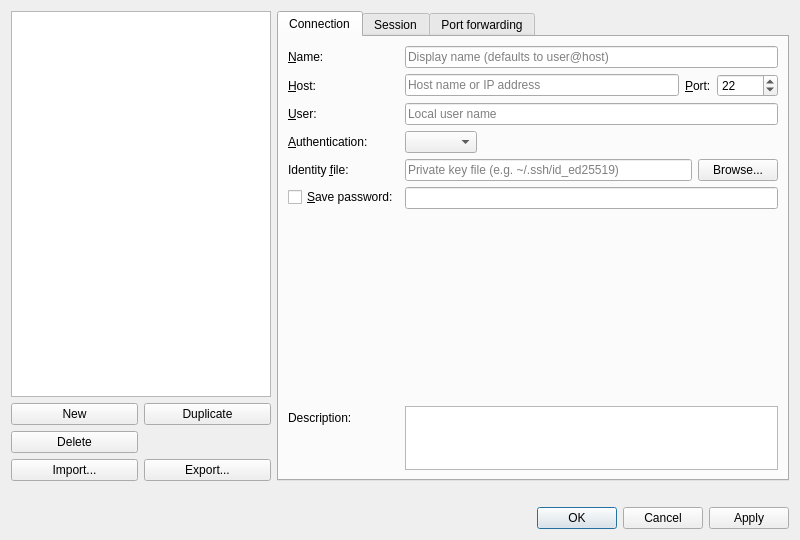
<?xml version="1.0" encoding="UTF-8"?>
<ui version="4.0">
 <class>SshProfilesDialog</class>
 <widget class="QDialog" name="SshProfilesDialog">
  <property name="geometry">
   <rect>
    <x>0</x>
    <y>0</y>
    <width>800</width>
    <height>540</height>
   </rect>
  </property>
  <property name="minimumSize">
   <size>
    <width>700</width>
    <height>460</height>
   </size>
  </property>
  <property name="windowTitle">
   <string>SSH Profiles</string>
  </property>
  <layout class="QVBoxLayout" name="verticalLayout">
   <item>
    <layout class="QHBoxLayout" name="contentLayout">
     <item>
      <layout class="QVBoxLayout" name="listColumn">
       <item>
        <widget class="QListWidget" name="listProfiles">
         <property name="minimumSize">
          <size>
           <width>200</width>
           <height>0</height>
          </size>
         </property>
         <property name="maximumSize">
          <size>
           <width>260</width>
           <height>16777215</height>
          </size>
         </property>
         <property name="toolTip">
          <string>Saved SSH profiles</string>
         </property>
        </widget>
       </item>
       <item>
        <layout class="QGridLayout" name="listButtons">
         <item row="0" column="0">
          <widget class="QPushButton" name="buttonNew">
           <property name="text">
            <string>New</string>
           </property>
          </widget>
         </item>
         <item row="0" column="1">
          <widget class="QPushButton" name="buttonDuplicate">
           <property name="text">
            <string>Duplicate</string>
           </property>
          </widget>
         </item>
         <item row="1" column="0">
          <widget class="QPushButton" name="buttonDelete">
           <property name="text">
            <string>Delete</string>
           </property>
          </widget>
         </item>
         <item row="2" column="0">
          <widget class="QPushButton" name="buttonImport">
           <property name="toolTip">
            <string>Merge profiles from a JSON file (by id)</string>
           </property>
           <property name="text">
            <string>Import...</string>
           </property>
          </widget>
         </item>
         <item row="2" column="1">
          <widget class="QPushButton" name="buttonExport">
           <property name="toolTip">
            <string>Write every profile to a JSON file (passwords are never exported)</string>
           </property>
           <property name="text">
            <string>Export...</string>
           </property>
          </widget>
         </item>
        </layout>
       </item>
      </layout>
     </item>
     <item>
      <widget class="QTabWidget" name="tabs">
       <property name="currentIndex">
        <number>0</number>
       </property>
       <widget class="QWidget" name="tabConnection">
        <attribute name="title">
         <string>Connection</string>
        </attribute>
        <layout class="QFormLayout" name="formConnection">
         <property name="fieldGrowthPolicy">
          <enum>QFormLayout::FieldGrowthPolicy::ExpandingFieldsGrow</enum>
         </property>
         <item row="0" column="0">
          <widget class="QLabel" name="labelName">
           <property name="text">
            <string>&amp;Name:</string>
           </property>
           <property name="buddy">
            <cstring>editName</cstring>
           </property>
          </widget>
         </item>
         <item row="0" column="1">
          <widget class="QLineEdit" name="editName">
           <property name="placeholderText">
            <string>Display name (defaults to user@host)</string>
           </property>
          </widget>
         </item>
         <item row="1" column="0">
          <widget class="QLabel" name="labelHost">
           <property name="text">
            <string>&amp;Host:</string>
           </property>
           <property name="buddy">
            <cstring>editHost</cstring>
           </property>
          </widget>
         </item>
         <item row="1" column="1">
          <layout class="QHBoxLayout" name="hostLayout">
           <item>
            <widget class="QLineEdit" name="editHost">
             <property name="placeholderText">
              <string>Host name or IP address</string>
             </property>
            </widget>
           </item>
           <item>
            <widget class="QLabel" name="labelPort">
             <property name="text">
              <string>&amp;Port:</string>
             </property>
             <property name="buddy">
              <cstring>spinPort</cstring>
             </property>
            </widget>
           </item>
           <item>
            <widget class="QSpinBox" name="spinPort">
             <property name="minimum">
              <number>1</number>
             </property>
             <property name="maximum">
              <number>65535</number>
             </property>
             <property name="value">
              <number>22</number>
             </property>
            </widget>
           </item>
          </layout>
         </item>
         <item row="2" column="0">
          <widget class="QLabel" name="labelUser">
           <property name="text">
            <string>&amp;User:</string>
           </property>
           <property name="buddy">
            <cstring>editUser</cstring>
           </property>
          </widget>
         </item>
         <item row="2" column="1">
          <widget class="QLineEdit" name="editUser">
           <property name="placeholderText">
            <string>Local user name</string>
           </property>
          </widget>
         </item>
         <item row="3" column="0">
          <widget class="QLabel" name="labelAuth">
           <property name="text">
            <string>&amp;Authentication:</string>
           </property>
           <property name="buddy">
            <cstring>comboAuth</cstring>
           </property>
          </widget>
         </item>
         <item row="3" column="1">
          <widget class="QComboBox" name="comboAuth"/>
         </item>
         <item row="4" column="0">
          <widget class="QLabel" name="labelIdentityFile">
           <property name="text">
            <string>Identity &amp;file:</string>
           </property>
           <property name="buddy">
            <cstring>editIdentityFile</cstring>
           </property>
          </widget>
         </item>
         <item row="4" column="1">
          <layout class="QHBoxLayout" name="identityLayout">
           <item>
            <widget class="QLineEdit" name="editIdentityFile">
             <property name="toolTip">
              <string>Private key file; with Automatic authentication it is tried before the default ~/.ssh keys</string>
             </property>
             <property name="placeholderText">
              <string>Private key file (e.g. ~/.ssh/id_ed25519)</string>
             </property>
            </widget>
           </item>
           <item>
            <widget class="QPushButton" name="buttonBrowseKey">
             <property name="text">
              <string>Browse...</string>
             </property>
            </widget>
           </item>
          </layout>
         </item>
         <item row="5" column="0">
          <widget class="QCheckBox" name="checkSavePassword">
           <property name="text">
            <string>&amp;Save password:</string>
           </property>
          </widget>
         </item>
         <item row="5" column="1">
          <widget class="QLineEdit" name="editPassword">
           <property name="echoMode">
            <enum>QLineEdit::EchoMode::Password</enum>
           </property>
          </widget>
         </item>
         <item row="6" column="1">
          <widget class="QLabel" name="labelSecretNote">
           <property name="text">
            <string/>
           </property>
           <property name="wordWrap">
            <bool>true</bool>
           </property>
          </widget>
         </item>
         <item row="7" column="0">
          <widget class="QLabel" name="labelDescription">
           <property name="text">
            <string>Description:</string>
           </property>
           <property name="buddy">
            <cstring>editDescription</cstring>
           </property>
          </widget>
         </item>
         <item row="7" column="1">
          <widget class="QPlainTextEdit" name="editDescription">
           <property name="maximumSize">
            <size>
             <width>16777215</width>
             <height>64</height>
            </size>
           </property>
           <property name="tabChangesFocus">
            <bool>true</bool>
           </property>
          </widget>
         </item>
        </layout>
       </widget>
       <widget class="QWidget" name="tabSession">
        <attribute name="title">
         <string>Session</string>
        </attribute>
        <layout class="QFormLayout" name="formSession">
         <property name="fieldGrowthPolicy">
          <enum>QFormLayout::FieldGrowthPolicy::ExpandingFieldsGrow</enum>
         </property>
         <item row="0" column="0">
          <widget class="QLabel" name="labelRemoteCommand">
           <property name="text">
            <string>&amp;Remote command:</string>
           </property>
           <property name="buddy">
            <cstring>editRemoteCommand</cstring>
           </property>
          </widget>
         </item>
         <item row="0" column="1">
          <widget class="QLineEdit" name="editRemoteCommand">
           <property name="toolTip">
            <string>Run this command instead of the login shell (with a PTY); the session ends when it exits</string>
           </property>
           <property name="placeholderText">
            <string>Interactive shell</string>
           </property>
          </widget>
         </item>
         <item row="1" column="0">
          <widget class="QLabel" name="labelStartupCommand">
           <property name="text">
            <string>Start&amp;up command:</string>
           </property>
           <property name="buddy">
            <cstring>editStartupCommand</cstring>
           </property>
          </widget>
         </item>
         <item row="1" column="1">
          <widget class="QLineEdit" name="editStartupCommand">
           <property name="toolTip">
            <string>Typed into the shell after login, e.g. &quot;cd /oem &amp;&amp; ls&quot;</string>
           </property>
           <property name="placeholderText">
            <string>Typed into the shell after login</string>
           </property>
          </widget>
         </item>
         <item row="2" column="0">
          <widget class="QLabel" name="labelTerminalType">
           <property name="text">
            <string>&amp;Terminal type:</string>
           </property>
           <property name="buddy">
            <cstring>editTerminalType</cstring>
           </property>
          </widget>
         </item>
         <item row="2" column="1">
          <widget class="QLineEdit" name="editTerminalType">
           <property name="toolTip">
            <string>TERM requested for the PTY</string>
           </property>
           <property name="placeholderText">
            <string>xterm-256color</string>
           </property>
          </widget>
         </item>
         <item row="3" column="0">
          <widget class="QLabel" name="labelKeepAlive">
           <property name="text">
            <string>&amp;Keep-alive:</string>
           </property>
           <property name="buddy">
            <cstring>spinKeepAlive</cstring>
           </property>
          </widget>
         </item>
         <item row="3" column="1">
          <widget class="QSpinBox" name="spinKeepAlive">
           <property name="toolTip">
            <string>Interval of the SSH keep-alive messages that detect a dead link (0 = off)</string>
           </property>
           <property name="suffix">
            <string> s</string>
           </property>
           <property name="minimum">
            <number>0</number>
           </property>
           <property name="maximum">
            <number>600</number>
           </property>
           <property name="value">
            <number>30</number>
           </property>
          </widget>
         </item>
         <item row="4" column="0">
          <widget class="QLabel" name="labelTimeout">
           <property name="text">
            <string>Connect time&amp;out:</string>
           </property>
           <property name="buddy">
            <cstring>spinTimeout</cstring>
           </property>
          </widget>
         </item>
         <item row="4" column="1">
          <widget class="QSpinBox" name="spinTimeout">
           <property name="suffix">
            <string> s</string>
           </property>
           <property name="minimum">
            <number>1</number>
           </property>
           <property name="maximum">
            <number>120</number>
           </property>
           <property name="value">
            <number>15</number>
           </property>
          </widget>
         </item>
         <item row="5" column="0">
          <widget class="QLabel" name="labelProxyJump">
           <property name="text">
            <string>Proxy &amp;jump:</string>
           </property>
           <property name="buddy">
            <cstring>editProxyJump</cstring>
           </property>
          </widget>
         </item>
         <item row="5" column="1">
          <widget class="QLineEdit" name="editProxyJump">
           <property name="toolTip">
            <string>Hop through this host first (ssh -J), e.g. moses@gateway:2222</string>
           </property>
           <property name="placeholderText">
            <string>[user@]host[:port] (direct connection when empty)</string>
           </property>
          </widget>
         </item>
         <item row="6" column="1">
          <widget class="QCheckBox" name="checkCompression">
           <property name="text">
            <string>Co&amp;mpression</string>
           </property>
          </widget>
         </item>
         <item row="7" column="0">
          <widget class="QLabel" name="labelKnownHosts">
           <property name="text">
            <string>known_&amp;hosts file:</string>
           </property>
           <property name="buddy">
            <cstring>editKnownHosts</cstring>
           </property>
          </widget>
         </item>
         <item row="7" column="1">
          <layout class="QHBoxLayout" name="knownHostsLayout">
           <item>
            <widget class="QLineEdit" name="editKnownHosts">
             <property name="toolTip">
              <string>OpenSSH known_hosts file used to verify this host's key (shared with the system ssh by default)</string>
             </property>
            </widget>
           </item>
           <item>
            <widget class="QPushButton" name="buttonBrowseKnownHosts">
             <property name="text">
              <string>Browse...</string>
             </property>
            </widget>
           </item>
          </layout>
         </item>
        </layout>
       </widget>
       <widget class="QWidget" name="tabForwards">
        <attribute name="title">
         <string>Port forwarding</string>
        </attribute>
        <layout class="QVBoxLayout" name="forwardsLayout">
         <item>
          <widget class="QLabel" name="labelForwardsHint">
           <property name="text">
            <string>Local ports forwarded through the SSH connection (like ssh -L localPort:remoteHost:remotePort). Double-click a cell to edit it; the bind address 0.0.0.0 exposes the local port on the LAN.</string>
           </property>
           <property name="wordWrap">
            <bool>true</bool>
           </property>
          </widget>
         </item>
         <item>
          <widget class="QTableWidget" name="tableForwards">
           <property name="alternatingRowColors">
            <bool>true</bool>
           </property>
           <property name="selectionMode">
            <enum>QAbstractItemView::SelectionMode::SingleSelection</enum>
           </property>
           <property name="selectionBehavior">
            <enum>QAbstractItemView::SelectionBehavior::SelectRows</enum>
           </property>
           <attribute name="verticalHeaderVisible">
            <bool>false</bool>
           </attribute>
          </widget>
         </item>
         <item>
          <layout class="QHBoxLayout" name="forwardButtons">
           <item>
            <widget class="QPushButton" name="buttonAddForward">
             <property name="text">
              <string>Add</string>
             </property>
            </widget>
           </item>
           <item>
            <widget class="QPushButton" name="buttonRemoveForward">
             <property name="text">
              <string>Remove</string>
             </property>
            </widget>
           </item>
           <item>
            <spacer name="forwardSpacer">
             <property name="orientation">
              <enum>Qt::Orientation::Horizontal</enum>
             </property>
             <property name="sizeHint" stdset="0">
              <size>
               <width>40</width>
               <height>20</height>
              </size>
             </property>
            </spacer>
           </item>
          </layout>
         </item>
        </layout>
       </widget>
      </widget>
     </item>
    </layout>
   </item>
   <item>
    <widget class="QLabel" name="labelValidation">
     <property name="text">
      <string/>
     </property>
     <property name="wordWrap">
      <bool>true</bool>
     </property>
    </widget>
   </item>
   <item>
    <widget class="QDialogButtonBox" name="buttonBox">
     <property name="orientation">
      <enum>Qt::Orientation::Horizontal</enum>
     </property>
     <property name="standardButtons">
      <set>QDialogButtonBox::StandardButton::Apply|QDialogButtonBox::StandardButton::Cancel|QDialogButtonBox::StandardButton::Ok</set>
     </property>
    </widget>
   </item>
  </layout>
 </widget>
 <tabstops>
  <tabstop>listProfiles</tabstop>
  <tabstop>editName</tabstop>
  <tabstop>editHost</tabstop>
  <tabstop>spinPort</tabstop>
  <tabstop>editUser</tabstop>
  <tabstop>comboAuth</tabstop>
  <tabstop>editIdentityFile</tabstop>
  <tabstop>buttonBrowseKey</tabstop>
  <tabstop>checkSavePassword</tabstop>
  <tabstop>editPassword</tabstop>
  <tabstop>editDescription</tabstop>
 </tabstops>
 <resources/>
 <connections/>
</ui>
